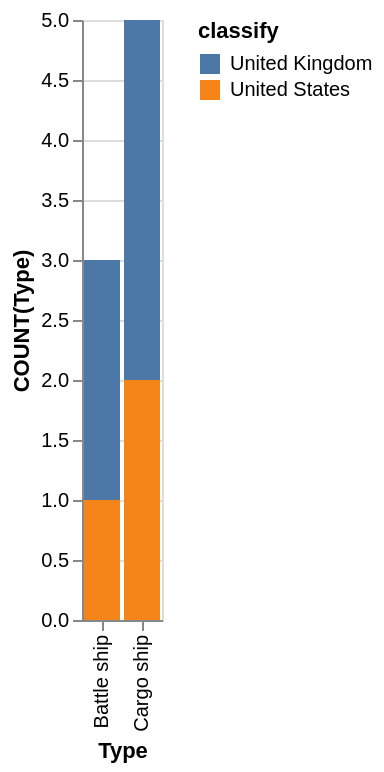

This figure's Vega-Lite source:
### Vega-Lite specification from a JSON file in a GitHub repository (floating-point values rounded to 4 significant figures)
{"data": {"values": [{"x_data": "Battle ship", "y_data": 2, "classify": "United Kingdom"}, {"x_data": "Cargo ship", "y_data": 3, "classify": "United Kingdom"}, {"x_data": "Battle ship", "y_data": 1, "classify": "United States"}, {"x_data": "Cargo ship", "y_data": 2, "classify": "United States"}]}, "mark": "bar", "encoding": {"x": {"field": "x_data", "type": "nominal", "title": "Type", "sort": {"op": "sum", "field": "y_data", "order": "ascending"}}, "y": {"field": "y_data", "type": "quantitative", "title": "COUNT(Type)"}, "color": {"field": "classify"}}}
